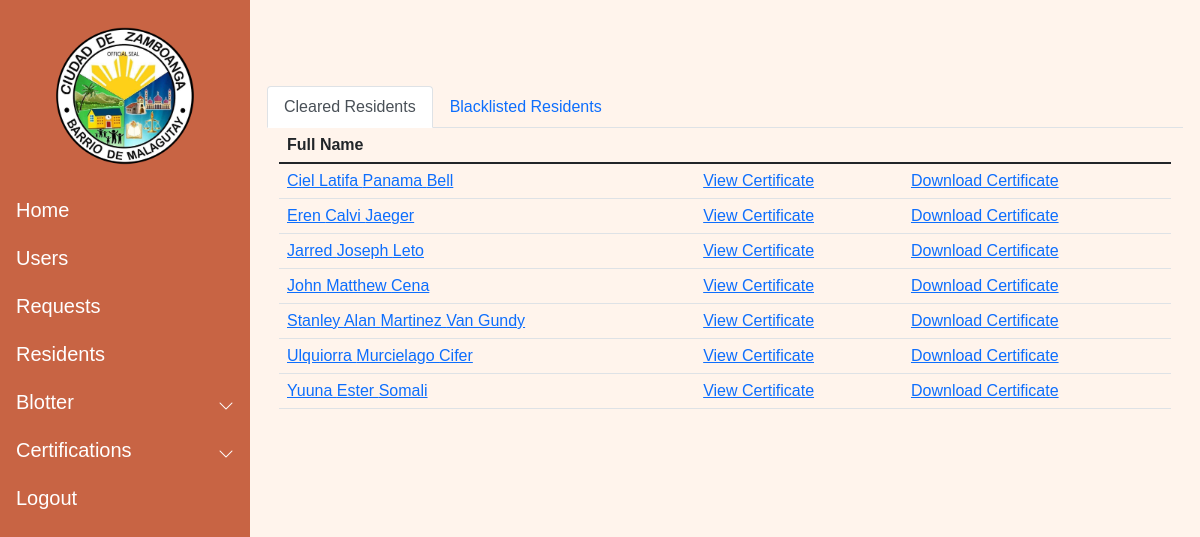
Page /resident_list02/ on the committed database.
### Resident/models.py (models this page shows, shortened)
class Resident (models.Model):
    pic = models.ImageField(null=True, blank = True, verbose_name="Profile Picture", upload_to= "images/")
    First_name = models.CharField(max_length=50)
    Last_name = models.CharField(max_length=50)
    Middle_name = models.CharField(max_length=50)
    Birthdate = models.DateField(auto_now_add=False, auto_now=False)
    Gender_choices = (
        ('Male','Male'),
        ('Female','Female')
        )
    Gender = models.CharField(max_length=100, choices=Gender_choices, default = "Not Specified")
    Contact = models.CharField(max_length=11)
    Cstatus_choices = (
        ('Single','Single'),
        ('Married','Married'),
        ('Divorced','Divorced'),
        ('Separated','Separated'),
        ('Widowed','Widowed'),
        )
    Marital_status = models.CharField(max_length=100, choices = Cstatus_choices, default = "")
    Citizenship = models.CharField(max_length=100)
    Religion = models.CharField(max_length=100)
    Occupation = models.CharField(max_length=100, null=True, blank=True)
    Vac_choices = (
        ('Vaccinated','Vaccinated'),
        ('Non-Vaccinated','Non-Vaccinated')
    )
    Vaccination = models.CharField(max_length=100, choices = Vac_choices, verbose_name="Vaccination Status", default="")
    Address = models.TextField(max_length=250, verbose_name="Street Address")
    Blacklisted = models.BooleanField(default = False)
    created_date = models.DateTimeField(auto_now_add=True)
    modified_date = models.DateTimeField(auto_now=True)

### Certification/views.py (the view)
# urls.py: path('resident_list02/',resident_list02,name="resident_list02"),
def resident_list02(request):
    Resident_obj = Resident.objects.all()
    cresident = Resident.objects.filter(Blacklisted = False)
    bresident = Resident.objects.filter(Blacklisted = True)
    Resident_cleared = cresident.order_by('First_name')
    Resident_blacklisted = bresident.order_by('First_name')
    Blotter_number = []
    for res in Resident_blacklisted:
        resid = res.id
        blo = Blotreport.objects.filter(Offender = resid)
        bloo = blo.count()
        Blotter_number.append(bloo)
    context = {
        'Resident_cleared': Resident_cleared,
        'Resident_blacklisted': Resident_blacklisted,
        'Blotter_number' : Blotter_number
    }
    return render(request, "certification/indigency.html",context = context)

### templates/certification/indigency.html (shortened to what this page needs)
{% extends 'base.html' %}
{%  load static %}
{% block content %}
<div class="container-fluid">
    <nav>
        <div class="nav nav-tabs" role="tablist">
            <button class = "nav-link active" data-bs-toggle="tab" data-bs-target="#residentlist"
            type="button" role="tab" aria-controls="nav-home" id = "clearedlist" aria-selected="true">Cleared Residents</button>
            <button class = "nav-link" data-bs-toggle="tab" data-bs-target="#blacklist" id="blacklisted"
            type="button" role="tab" aria-controls="nav-profile" aria-selected="true">Blacklisted Residents</button>
        </div>
    </nav>
    <div class="tab-content">
        <div class="tab-pane fade show active" id="residentlist" role="tabpanel" aria-labelledby="clearedlist">
            <div class="container-fluid">
                <table class="table">
                    <thead>
                        <tr>
                        <th>Full Name</th>
                        </tr>
                    </thead>
                    <tbody>
                        {% for res in Resident_cleared %}
                        <tr>
                            <td><a href="{% url 'resident_profile' res.id %}">{{ res.First_name }} {{ res.Middle_name}} {{res.Last_name}}</a></td>
                            <td><a href ="{% url 'view_certificate02' res.pk %}">View Certificate</a></td>
                            <td><a href="{% url 'generate_certificate02' res.pk %}">Download Certificate</a></td>
                        </tr>
                         {% endfor %}
                    </tbody>
                </table>
            </div>
        </div>
        </div>
    </div>
{%  endblock content %}

### static/css/nav.css (style rules this page uses)
@media (min-width: 992px) { body { overflow: auto !important; } }

### rows in the picture
Resident: First_name "Ciel Latifa", Middle_name "Panama", Last_name "Bell"
Resident: First_name "Eren", Middle_name "Calvi", Last_name "Jaeger"
Resident: First_name "Jarred", Middle_name "Joseph", Last_name "Leto"
Resident: First_name "John", Middle_name "Matthew", Last_name "Cena"
Resident: First_name "Stanley Alan", Middle_name "Martinez", Last_name "Van Gundy"
Resident: First_name "Ulquiorra", Middle_name "Murcielago", Last_name "Cifer"
Resident: First_name "Yuuna", Middle_name "Ester", Last_name "Somali"
